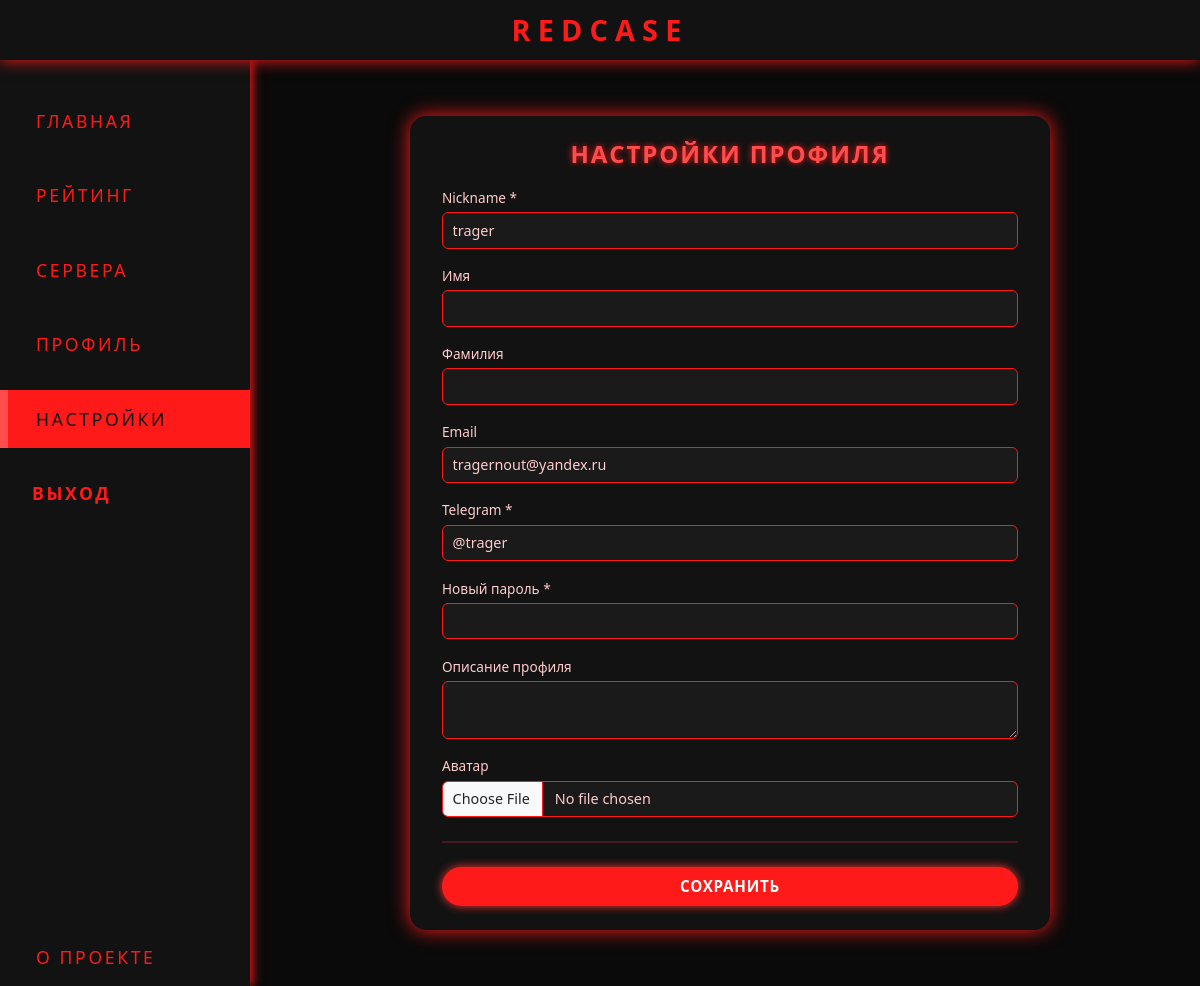
/settings (signed in), run on the app's committed database.
### models.py (models this page shows, shortened)
class User(db.Model, UserMixin):  # наследуем UserMixin
    __tablename__ = 'Users'
    uuid = db.Column(db.String, primary_key=True)
    nickname = db.Column(db.String, nullable=False)
    first_name = db.Column(db.String, nullable=True)
    last_name = db.Column(db.String, nullable=True)
    email = db.Column(db.String, nullable=True)
    telegram = db.Column(db.String, nullable=False)
    password = db.Column(db.String, nullable=False)
    solved_vms = db.Column(db.Integer, nullable=False)
    first_bloods = db.Column(db.Integer, nullable=False)
    score = db.Column(db.Integer, nullable=False)
    profile_description = db.Column(db.String, nullable=True)
    invite_code = db.Column(db.String, nullable=False)
    used_invite_code = db.Column(db.String, nullable=False)
    is_admin = db.Column(db.Boolean, nullable=False)
    is_creator = db.Column(db.Boolean, nullable=False)
    vpn_config = db.Column(db.String, nullable=True)

### app.py (the view, shortened to what this page needs)
@app.route('/settings', methods=['GET', 'POST'])
@login_required
def update_settings():
    return render_template("settings.html", user=current_user, active_page="settings")

### app.py (called while the page is built)
@login_manager.user_loader
def load_user(user_uuid):
    return User.query.filter_by(uuid=user_uuid).first()

### templates/settings.html (shortened to what this page needs)
{% extends "base.html" %}
{% block content %}
<div class="settings-container">
  <h2 class="settings-header">Настройки профиля</h2>
  <form method="POST" action="{{ url_for('update_settings') }}" enctype="multipart/form-data">
    <div class="mb-3">
      <label for="nickname" class="form-label">Nickname *</label>
      <input type="text" id="nickname" name="nickname" class="form-control" value="{{ user.nickname }}" required>
    </div>
    <div class="mb-3">
      <label for="first_name" class="form-label">Имя</label>
      <input type="text" id="first_name" name="first_name" class="form-control" value="{{ user.first_name or '' }}">
    </div>
    <div class="mb-3">
      <label for="last_name" class="form-label">Фамилия</label>
      <input type="text" id="last_name" name="last_name" class="form-control" value="{{ user.last_name or '' }}">
    </div>
    <div class="mb-3">
      <label for="email" class="form-label">Email</label>
      <input type="email" id="email" name="email" class="form-control" value="{{ user.email or '' }}">
    </div>
    <div class="mb-3">
      <label for="telegram" class="form-label">Telegram *</label>
      <input type="text" id="telegram" name="telegram" class="form-control" value="{{ user.telegram }}" required>
    </div>
    <div class="mb-3">
      <label for="password" class="form-label">Новый пароль *</label>
      <input type="password" id="password" name="password" class="form-control" required>
    </div>
    <div class="mb-3">
      <label for="description" class="form-label">Описание профиля</label>
      <textarea id="description" name="description" class="form-control" rows="2">{{ user.profile_description or '' }}</textarea>
    </div>
    <div class="mb-3">
      <label for="avatar" class="form-label">Аватар</label>
      <input type="file" id="avatar" name="avatar" class="form-control" accept="image/png, image/jpeg">
    </div>
    <hr class="border-danger">
    <button type="submit" class="btn-submit">Сохранить</button>
  </form>
</div>
{% endblock %}

### templates/base.html (style rules this page uses)
body, html { height: 100%; margin: 0; background-color: #0a0a0a; font-family: 'Segoe UI', Tahoma, Geneva, Verdana, sans-serif; color: #eee; overflow: hidden; }

### templates/settings.html (style rules this page uses)
.form-control, .form-select, textarea { background-color: #1a1a1a; color: #ffcccc; border: 1px solid #ff1a1a; font-size: 0.9rem; padding: 0.4rem 0.6rem; border-radius: 6px; }
.form-control::placeholder, textarea::placeholder { color: #ff9999; }
.settings-header { color: #ff4c4c; font-weight: 600; font-size: 1.5rem; text-transform: uppercase; letter-spacing: 0.08em; text-shadow: 0 0 6px #ff1a1a; margin-bottom: 1rem; text-align: center; }
.btn-submit { width: 100%; background-color: #ff1a1a; border: none; padding: 0.5rem 0; font-size: 0.95rem; font-weight: 600; border-radius: 30px; color: white; letter-spacing: 0.05em; box-shadow: 0 0 10px #ff3333; text-transform: uppercase; transition: all 0.3s ease; }
.settings-container { max-width: 640px; margin: 1.5rem auto; background-color: #121212; border-radius: 16px; box-shadow: 0 0 20px #ff1a1a; padding: 1.5rem 2rem; }
hr.border-danger { border-top: 2px solid #ff1a1a; margin: 1.5rem 0; }
.form-label { font-size: 0.85rem; font-weight: 500; color: #ffcccc; margin-bottom: 0.25rem; }
.mb-3 { margin-bottom: 0.9rem !important; }

### data on the page
User: nickname "trager", email "tragernout@yandex.ru", telegram "@trager"
